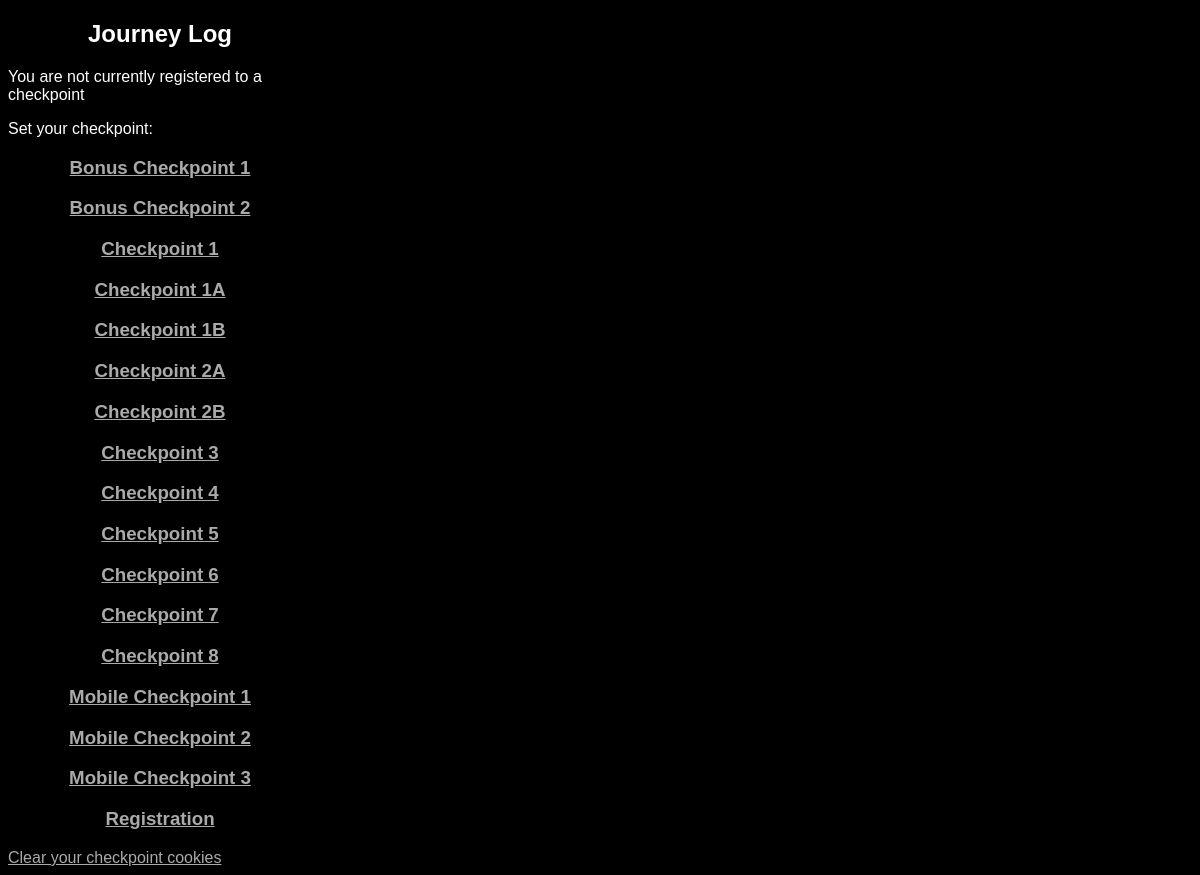
The app's page /_cidindex.php, older data.
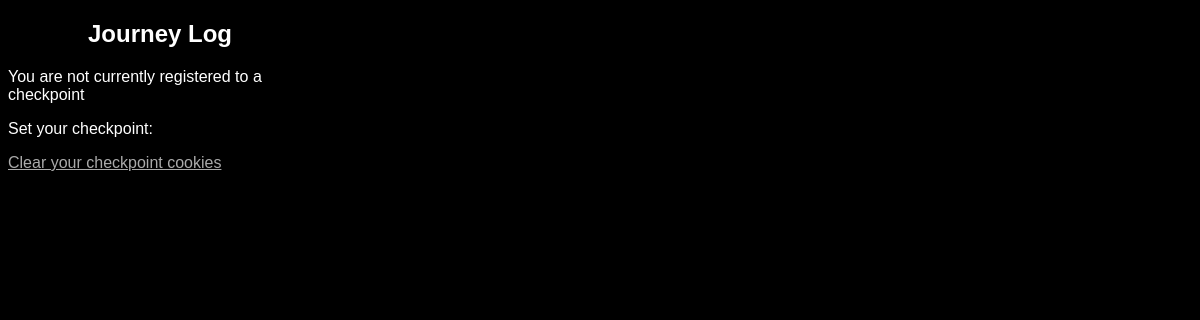
The same page, newer data.
### tables this page shows
CREATE TABLE `checkpoints` (
  `checkpoint_id` int(11) DEFAULT NULL,
  `checkpoint_name` varchar(255) DEFAULT NULL,
  `checkpoint_loc_lat` float DEFAULT NULL,
  `checkpoint_loc_long` float DEFAULT NULL,
  `is_mobile` tinyint(1) DEFAULT '0',
  `is_bonus` tinyint(1) DEFAULT '0',
  `checkpoint_position` int(11) DEFAULT NULL,
  KEY `checkpoint_id` (`checkpoint_id`),
  KEY `index_checkpoints_on_checkpoint_loc_lat` (`checkpoint_loc_lat`),
  KEY `index_checkpoints_on_checkpoint_loc_long` (`checkpoint_loc_long`),
  KEY `index_checkpoints_on_checkpoint_position` (`checkpoint_position`),
  KEY `index_checkpoints_on_is_mobile_and_is_bonus` (`is_mobile`,`is_bonus`)
);

### www/functions.php (called while the page is built, shortened)
<?
function connectdb($reg_mysql=false) {
    if ($reg_mysql) {
    	$link = mysql_connect(DB_SERVER, DB_LOGIN, DB_PASSWD);
    	return $link;
    } else {
    	$mysqli = new mysqli(DB_SERVER,DB_LOGIN,DB_PASSWD, DB_NAME)
    		or die("Could not connect");
		return $mysqli;
	}
}
function clean_checkpoint_id($cid) {
	return preg_replace("/[^a-zA-Z0-9\s]/", "", $cid);
}
function get_all_checkpoint_ids() {
	$mysqli = connectdb();
	$result = $mysqli->query("SELECT checkpoint_id from ".CHECKPOINTS_TBL." WHERE 1 ORDER BY checkpoint_name");
	while ($row = $result->fetch_object()) {
		$return_array[] = $row->checkpoint_id;
	}
	return $return_array;
}
function get_checkpoint_name($cid) {
	$cid = clean_checkpoint_id($cid);
	$query = "SELECT checkpoint_name FROM ".CHECKPOINTS_TBL." WHERE checkpoint_id = ".$cid;
	$result = mysql_query($query);
	$row = mysql_fetch_array($result);
	return $row[0];
}

### www/_cidindex.php (the view, shortened to what this page needs)
<!DOCTYPE html PUBLIC "-//W3C//DTD HTML 4.01//EN"
   "http://www.w3.org/TR/html4/strict.dtd">
<?php
include('functions.php');
?>
<html lang="en">
<head>
</head>
<body>
<h2>Journey Log</h2>
<? if (isset($cid)) { ?>
<p>You are currently registered to: <?php print get_checkpoint_name($cid); ?></p>
<? } else { ?>
<p>You are not currently registered to a checkpoint</p>
<? } ?>
<p>Set your checkpoint:</p>
<p>
<?
	$all_checkpoints = get_all_checkpoint_ids();
	foreach ($all_checkpoints as $checkpoint_id) {
		print '<h3><a href="/agent/set/'.$checkpoint_id.'">'.get_checkpoint_name($checkpoint_id).'</a></h3>';
	}
?>
</p>
<a href="/agent/set/9999">Clear your checkpoint cookies</a>
</body>
</html>

Row changes from the older to the newer data that the page shows:
removed checkpoints: checkpoint_name "Bonus Checkpoint 1"
removed checkpoints: checkpoint_name "Bonus Checkpoint 2"
removed checkpoints: checkpoint_name "Checkpoint 1"
removed checkpoints: checkpoint_name "Checkpoint 1A"
removed checkpoints: checkpoint_name "Checkpoint 1B"
removed checkpoints: checkpoint_name "Checkpoint 2A"
removed checkpoints: checkpoint_name "Checkpoint 2B"
removed checkpoints: checkpoint_name "Checkpoint 3"
removed checkpoints: checkpoint_name "Checkpoint 4"
removed checkpoints: checkpoint_name "Checkpoint 5"
removed checkpoints: checkpoint_name "Checkpoint 6"
removed checkpoints: checkpoint_name "Checkpoint 7"
removed checkpoints: checkpoint_name "Checkpoint 8"
removed checkpoints: checkpoint_name "Mobile Checkpoint 1"
removed checkpoints: checkpoint_name "Mobile Checkpoint 2"
removed checkpoints: checkpoint_name "Mobile Checkpoint 3"
removed checkpoints: checkpoint_name "Registration"
